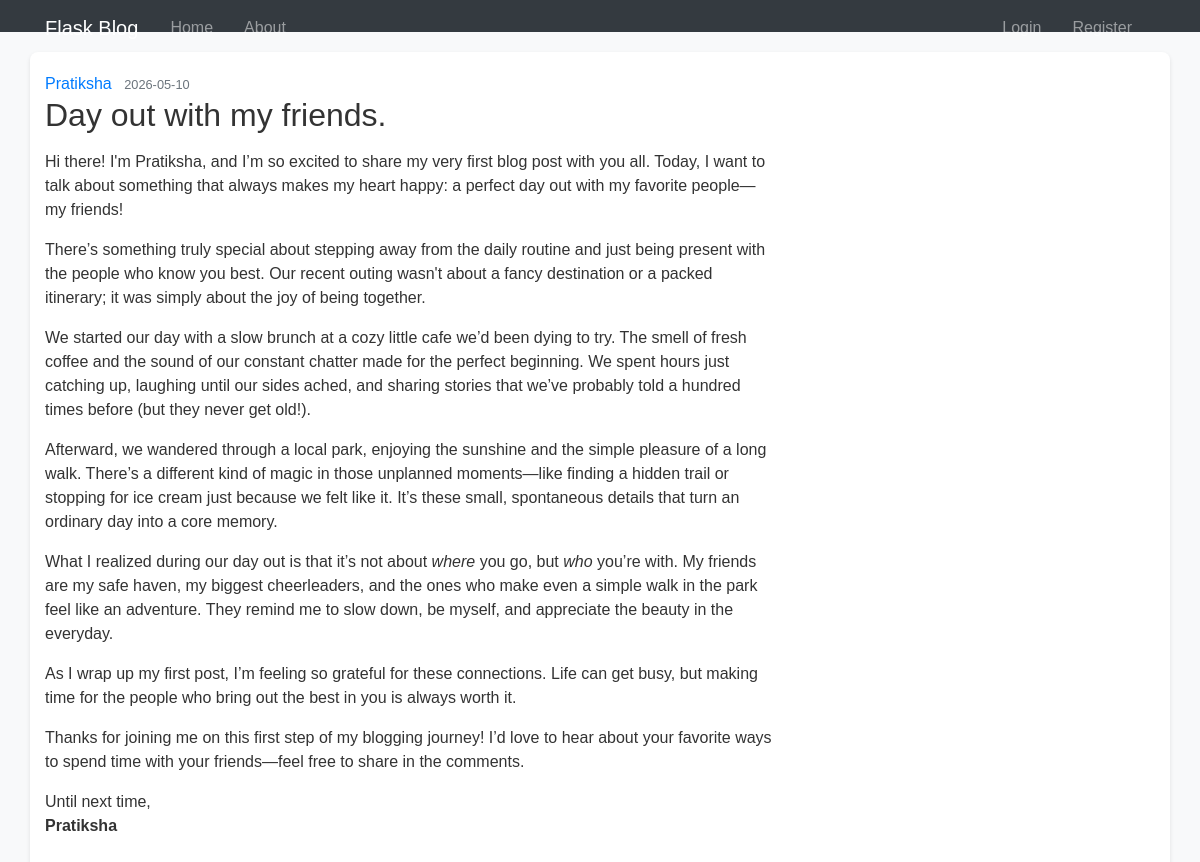
/post/1, run on the app's committed database.
### flaskblog/models.py (models this page shows, shortened)
class User(db.Model, UserMixin):
    id = db.Column(db.Integer, primary_key=True)
    username = db.Column(db.String(20), unique=True, nullable=False)
    email = db.Column(db.String(120), unique=True, nullable=False)
    image_file = db.Column(db.String(20), nullable=False, default='default.jpg')
    password = db.Column(db.String(60), nullable=False)
    posts = db.relationship('Post', backref='author', lazy=True)

class Post(db.Model):
    id = db.Column(db.Integer, primary_key=True)
    title = db.Column(db.String(100), nullable=False)
    date_posted = db.Column(db.DateTime, nullable=False, default=datetime.utcnow)
    content = db.Column(db.Text, nullable=False)
    user_id = db.Column(db.Integer, db.ForeignKey('user.id'), nullable=False)
    tags = db.relationship('Tag', secondary=post_tags, backref=db.backref('posts', lazy='dynamic'))

### flaskblog/routes.py (the view)
@app.route("/post/<int:post_id>")
def post(post_id):
    post = Post.query.get_or_404(post_id)
    return render_template('post.html', title=post.title, post=post)

### flaskblog/templates/post.html (shortened to what this page needs)
{% extends "layout.html" %}
{% block content %}
  <article class="media content-section">
    <div class="media-body">
      <div class="article-metadata">
        <a class="mr-2" href="#">{{ post.author.username }}</a>
        <small class="text-muted">{{ post.date_posted.strftime('%Y-%m-%d') }}</small>
      </div>
      <h2 class="article-title">{{ post.title }}</h2>
      <p class="article-content">{{ post.content | safe }}</p>
    </div>
  </article>
{% endblock content %}

### flaskblog/static/main.css (style rules this page uses)
body { background-color: #f8f9fa; font-family: Arial, sans-serif; color: #333; }

### data on the page
User: author.username "Pratiksha"
Post: date_posted "2026-05-10", title "Day out with my friends.", content "Hi there! I'm Pratiksha, and I’m so excited to share my very first blog post with you all. Today, I want to talk about something that always makes my heart happy: a perfect day out with my favorite people—my friends! There’s something truly special about stepping away from the daily routine and just being present with the people who know you best. Our recent outing wasn't about a fancy destination or a packed itinerary; it was simply about the joy of being together. We started our day with a slow brunch at a cozy little cafe we’d been dying to try. The smell of fresh coffee and the sound of our constant chatter made for the perfect beginning. We spent hours just catching up, laughing until…"
